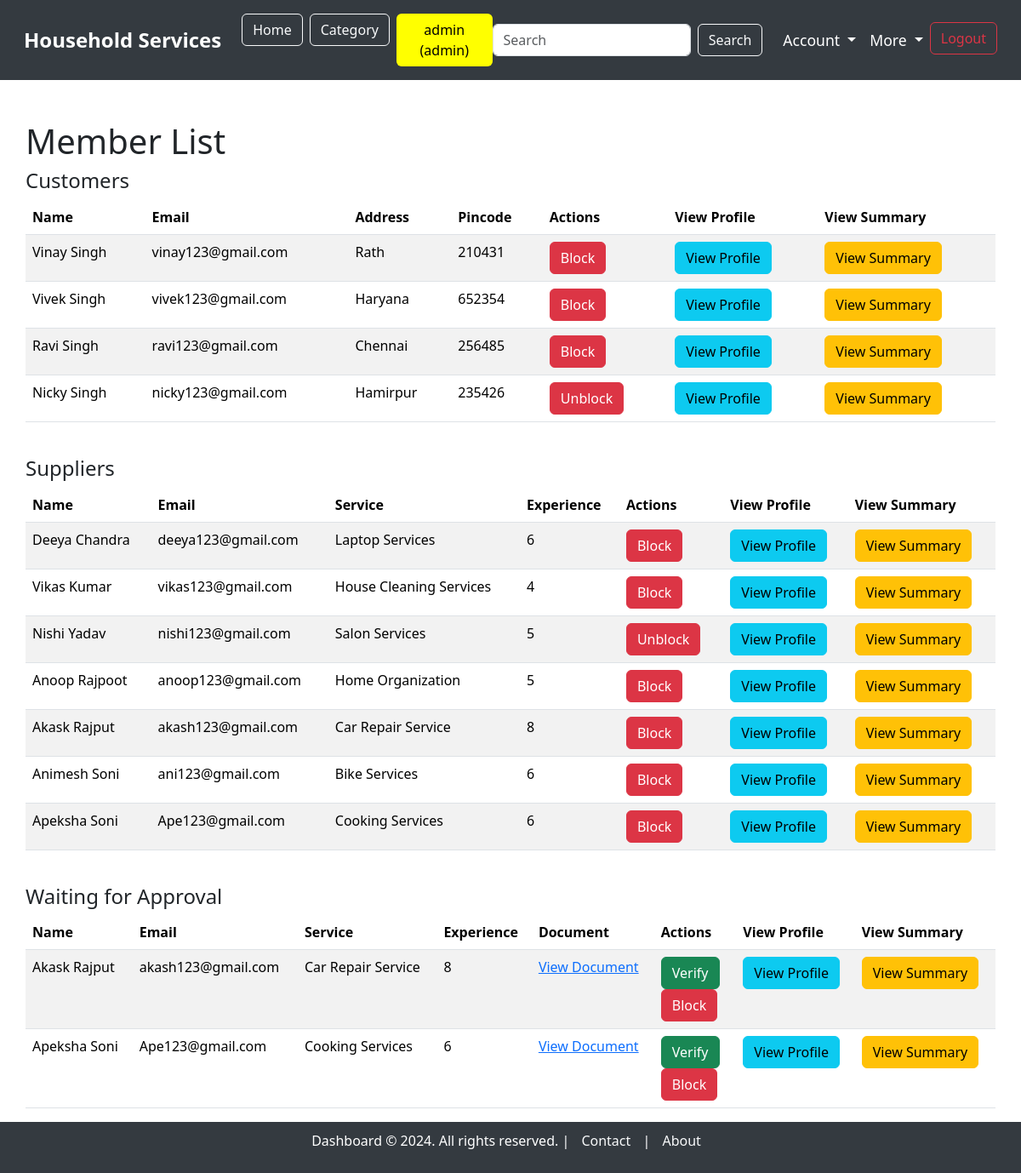
The page /admin/members (signed in) on the database its author committed.
### model.py (models this page shows, shortened)
class User(db.Model):
    __tablename__ = "users"
    user_id = db.Column(db.Integer, autoincrement=True, primary_key=True)
    full_name = db.Column(db.String, nullable=False)
    username = db.Column(db.String, unique=True, nullable=False)
    email = db.Column(db.String, unique=True, nullable=False)
    password = db.Column(db.String, nullable=False)
    address = db.Column(db.String, nullable=False)
    pincode = db.Column(db.String, nullable=False)
    role = db.Column(db.String, nullable=False)  # 'customer' or 'supplier'
    service_name = db.Column(db.String, nullable=True)  # Nullable for customers
    experience_years = db.Column(db.Integer, nullable=True)  # Nullable for customers
    document = db.Column(db.String, nullable=True)  # Nullable for customers
    is_verified = db.Column(db.Boolean, default=False)  # For supplier verification
    is_blocked = db.Column(db.Boolean, default=False)  # For blocking/unblocking users

### main.py (the view)
@app.route('/admin/members')
@login_required("admin")
def member_list():
    customers = User.query.filter_by(role='customer').all()
    suppliers = User.query.filter_by(role='supplier').all()
    waiting_approval = User.query.filter_by(role='supplier', is_verified=False).all()
    return render_template('admin/member_list.html', customers=customers, suppliers=suppliers, waiting_approval=waiting_approval)

### main.py (called while the page is built)
def login_required(roles):
    def wrapper(original):
        @wraps(original)
        def inner(*args, **kwargs):
            role_list = roles.split(', ')
            if session.get("username") and session.get("role") in role_list:
                return original(*args, **kwargs)
            else:
                flash(f"You need to login as one of the following roles: {', '.join(role_list)}", "warning")
                return redirect(url_for("login"))
        return inner
    return wrapper

### templates/admin/member_list.html (shortened to what this page needs)
{% extends 'base_dashboard.html' %}
{% block content %}
<div class="container mt-5">
    <h1>Member List</h1>
    <h4>Customers</h4>
    <table class="table table-striped">
        <thead>
            <tr>
                <th>Name</th>
                <th>Email</th>
                <th>Address</th>
                <th>Pincode</th>
                <th>Actions</th>
                <th>View Profile</th>
                <th>View Summary</th>
            </tr>
        </thead>
        <tbody>
            {% for customer in customers %}
            <tr>
                <td>{{ customer.full_name }}</td>
                <td>{{ customer.email }}</td>
                <td>{{ customer.address }}</td>
                <td>{{ customer.pincode }}</td>
                <td>
                    <form action="{{ url_for('block_user', user_id=customer.user_id) }}" method="POST" style="margin-right: 5px;">
                        <button type="submit" class="btn btn-danger">{{ 'Unblock' if customer.is_blocked else 'Block' }}</button>
                    </form>
                </td>
                <td>
                    <a href="{{ url_for('profile', user_id=customer.user_id) }}" class="btn btn-info">View Profile</a>
                </td>
                <td>
                    <a href="{{ url_for('customer_summary', user_id=customer.user_id) }}" class="btn btn-warning">View Summary</a>
                </td>
            </tr>
            {% endfor %}
        </tbody>
    </table>
    <br>
    <h4>Suppliers</h4>
    <table class="table table-striped">
        <thead>
            <tr>
                <th>Name</th>
                <th>Email</th>
                <th>Service</th>
                <th>Experience</th>
                <th>Actions</th>
                <th>View Profile</th>
                <th>View Summary</th>
            </tr>
        </thead>
        <tbody>
            {% for supplier in suppliers %}
            <tr>
                <td>{{ supplier.full_name }}</td>
                <td>{{ supplier.email }}</td>
                <td>{{ supplier.service_name }}</td>
                <td>{{ supplier.experience_years }}</td>
                <td>
                    <form action="{{ url_for('block_user', user_id=supplier.user_id) }}" method="POST" style="margin-right: 5px;">
                        <button type="submit" class="btn btn-danger">{{ 'Unblock' if supplier.is_blocked else 'Block' }}</button>
                    </form>
                </td>
                <td>
                    <a href="{{ url_for('profile', user_id=supplier.user_id) }}" class="btn btn-info">View Profile</a>
                </td>
                <td>
                    <a href="{{ url_for('supplier_summary', user_id=supplier.user_id) }}" class="btn btn-warning">View Summary</a>
                </td>
            </tr>
            {% endfor %}
        </tbody>
    </table>
    <br>
    <h4>Waiting for Approval</h4>
    <table class="table table-striped">
        <thead>
            <tr>
                <th>Name</th>
                <th>Email</th>
                <th>Service</th>
                <th>Experience</th>
                <th>Document</th>
                <th>Actions</th>
                <th>View Profile</th>
                <th>View Summary</th>
            </tr>
        </thead>
        <tbody>
            {% for supplier in waiting_approval %}
            <tr>
                <td>{{ supplier.full_name }}</td>
                <td>{{ supplier.email }}</td>
                <td>{{ supplier.service_name }}</td>
                <td>{{ supplier.experience_years }}</td>
                <td><a href="{{ url_for('static', filename='uploads/' + supplier.document) }}" target="_blank">View Document</a></td>
                <td>
                    <form action="{{ url_for('verify_supplier', user_id=supplier.user_id) }}" method="POST" style="margin-right: 5px;">
                        <button type="submit" class="btn btn-success">Verify</button>
                    </form>
                    <form action="{{ url_for('block_user', user_id=supplier.user_id) }}" method="POST" style="margin-right: 5px;">
                        <button type="submit" class="btn btn-danger">{{ 'Unblock' if supplier.is_blocked else 'Block' }}</button>
                    </form>
                </td>
                <td>
                    <a href="{{ url_for('profile', user_id=supplier.user_id) }}" class="btn btn-info">View Profile</a>
                </td>
                <td>
                    <a href="{{ url_for('supplier_summary', user_id=supplier.user_id) }}" class="btn btn-warning">View Summary</a>
                </td>
            </tr>
            {% endfor %}
        </tbody>
    </table>
</div>
{% endblock %}

### templates/base_dashboard.html (style rules this page uses)
body { overflow-x: hidden; }
.container { max-width: 100%; padding: 0 15px; }

### rows shown on the page
User: full_name "Vinay Singh", email "vinay123@gmail.com", address "Rath", pincode "210431", is_blocked "Block"
User: full_name "Vivek Singh", email "vivek123@gmail.com", address "Haryana", pincode "652354", is_blocked "Block"
User: full_name "Ravi Singh", email "ravi123@gmail.com", address "Chennai", pincode "256485", is_blocked "Block"
User: full_name "Nicky Singh", email "nicky123@gmail.com", address "Hamirpur", pincode "235426", is_blocked "Unblock"
User: full_name "Deeya Chandra", email "deeya123@gmail.com", service_name "Laptop Services", experience_years "6", is_blocked "Block"
User: full_name "Vikas Kumar", email "vikas123@gmail.com", service_name "House Cleaning Services", experience_years "4", is_blocked "Block"
User: full_name "Nishi Yadav", email "nishi123@gmail.com", service_name "Salon Services", experience_years "5", is_blocked "Unblock"
User: full_name "Anoop Rajpoot", email "anoop123@gmail.com", service_name "Home Organization", experience_years "5", is_blocked "Block"
User: full_name "Akask Rajput", email "akash123@gmail.com", service_name "Car Repair Service", experience_years "8", is_blocked "Block"
User: full_name "Animesh Soni", email "ani123@gmail.com", service_name "Bike Services", experience_years "6", is_blocked "Block"
User: full_name "Apeksha Soni", email "Ape123@gmail.com", service_name "Cooking Services", experience_years "6", is_blocked "Block"

### other values the page prints
{{ session.get('username') }} "admin"
{{ session.get('role') }} "admin"
